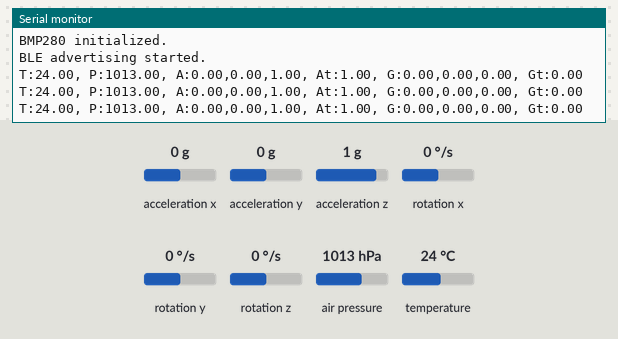
The sketch below on a simulated ESP32. On the bench: the last lines printed to the serial monitor. Inputs (shaded band) come from the test bench; at power-on: acceleration x 0 g, acceleration y 0 g, acceleration z 1 g, rotation x 0 °/s, rotation y 0 °/s, rotation z 0 °/s, air pressure 1013 hPa, temperature 24 °C. Nothing arrives over Bluetooth unless stated; a phone connects over Bluetooth LE 3 s after start.

Above: at 1.2 s.
1.3 s: acceleration x set to -1.4 g
At 1.9 s:
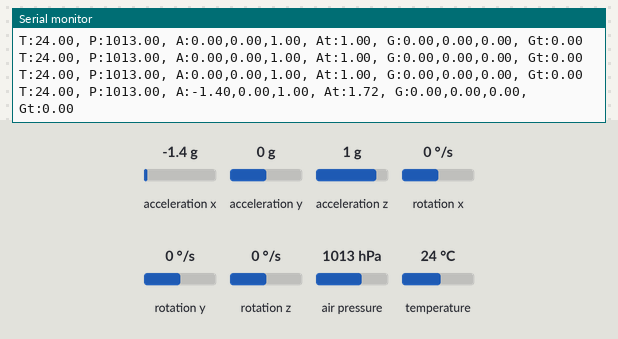
2.8 s: acceleration y set to -1.4 g
At 3.5 s:
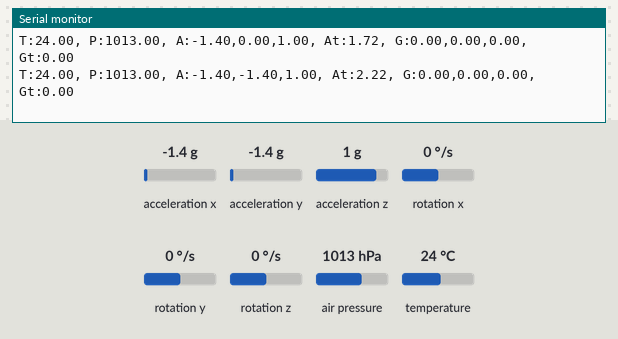
4.3 s: acceleration z set to -1.4 g
At 5.0 s:
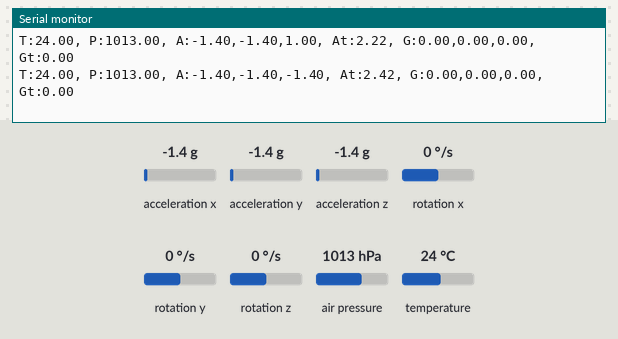
5.8 s: rotation x set to -192 °/s
At 6.5 s:
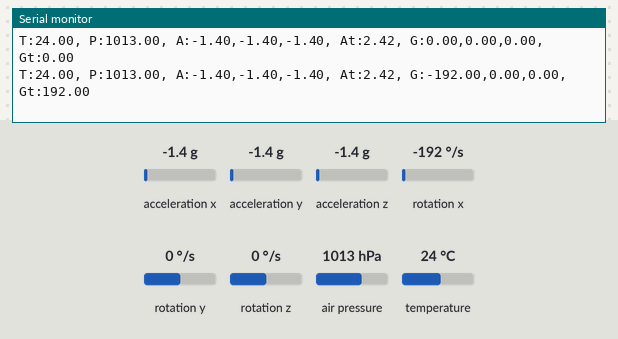
7.3 s: rotation y set to -192 °/s
At 8.0 s:
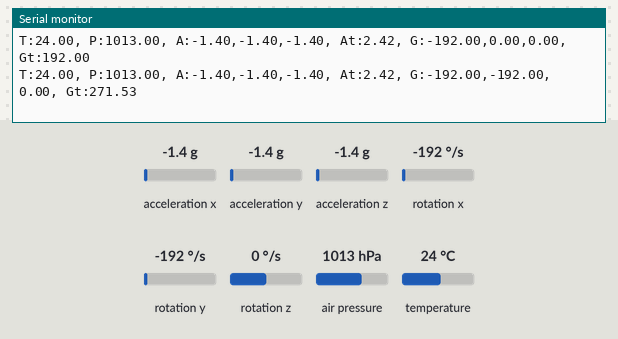
Timing chart, 0 to 9.8 s (numbered marks = the images above; inputs shaded):
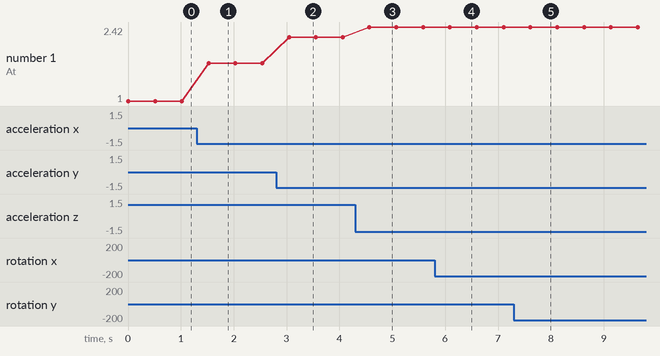

Measured:
- after the input at 1.3 s, the serial monitor: prints a new line after 0.23 s (image 1)
- after the input at 2.8 s, the serial monitor: prints a new line after 0.25 s (image 2)
- after the input at 4.3 s, the serial monitor: prints a new line after 0.27 s (image 3)
- after the input at 5.8 s, the serial monitor: prints a new line after 0.29 s (image 4)
- after the input at 7.3 s, the serial monitor: prints a new line after 0.31 s (image 5)
- plotted number 1: 1 → 1.72 after the input at 1.3 s, 1.72 → 2.22 after the input at 2.8 s, 2.22 → 2.42 after the input at 4.3 s

The sketch:

sketch_feb21a.ino
```cpp
#include <Wire.h>
#include <MPU9250_asukiaaa.h>
#include <Adafruit_BMP280.h>
#include <BLEDevice.h>
#include <BLEUtils.h>
#include <BLEServer.h>

// Sensor objects
MPU9250_asukiaaa mpu;
Adafruit_BMP280 bmp;

// BLE service & characteristic UUIDs (must match Flutter)
#define SERVICE_UUID        "4fafc201-1fb5-459e-8fcc-c5c9c331914b"
#define CHARACTERISTIC_UUID "beb5483e-36e1-4688-b7f5-ea07361b26a8"

BLECharacteristic *pCharacteristic;
bool bmpAvailable = false;

// Create custom server callbacks to handle disconnect events
class MyServerCallbacks : public BLEServerCallbacks {
  void onConnect(BLEServer* pServer) {
    // Connection established; you can add additional code here if needed.
  }

  void onDisconnect(BLEServer* pServer) {
    // Restart advertising when a device disconnects
    BLEDevice::startAdvertising();
    Serial.println("Device disconnected, restarting advertising...");
  }
};

void setup() {
  Serial.begin(115200);
  Wire.begin(4,5);  // ESP32 default: SDA=21, SCL=22

  // Initialize BMP280 – try 0x76 (or 0x77 if needed)
  if (!bmp.begin(0x76)) {
    Serial.println("BMP280 sensor not found!");
    bmpAvailable = false;
  } else {
    Serial.println("BMP280 initialized.");
    bmpAvailable = true;
  }

  // Initialize MPU9250 sensors
  mpu.beginAccel();
  mpu.beginGyro();
  mpu.beginMag();

  // Set up BLE
  BLEDevice::init("ESP32_GY91");
  BLEServer *pServer = BLEDevice::createServer();
  // Set the custom callbacks for connection/disconnection events.
  pServer->setCallbacks(new MyServerCallbacks());

  BLEService *pService = pServer->createService(SERVICE_UUID);
  pCharacteristic = pService->createCharacteristic(
                      CHARACTERISTIC_UUID,
                      BLECharacteristic::PROPERTY_READ | BLECharacteristic::PROPERTY_NOTIFY
                    );
  pService->start();

  BLEAdvertising *pAdvertising = BLEDevice::getAdvertising();
  pAdvertising->addServiceUUID(SERVICE_UUID);
  pAdvertising->start();

  Serial.println("BLE advertising started.");
}

void loop() {
  // Update MPU9250 readings
  mpu.accelUpdate();
  mpu.gyroUpdate();
  mpu.magUpdate();

  // Read accelerometer
  float ax = mpu.accelX();
  float ay = mpu.accelY();
  float az = mpu.accelZ();
  float accelTotal = sqrt(ax * ax + ay * ay + az * az);

  // Read gyroscope
  float gx = mpu.gyroX();
  float gy = mpu.gyroY();
  float gz = mpu.gyroZ();
  float gyroTotal = sqrt(gx * gx + gy * gy + gz * gz);

  // Read BMP280 (if available)
  float temperature = 0.0;
  float pressure = 0.0;
  if (bmpAvailable) {
    temperature = bmp.readTemperature();
    pressure = bmp.readPressure() / 100.0; // Convert Pa to hPa
  }

  // Build complete sensor data string with newline delimiter.
  String sensorData = "T:" + String(temperature, 2) + ", " +
                      "P:" + String(pressure, 2) + ", " +
                      "A:" + String(ax, 2) + "," + String(ay, 2) + "," + String(az, 2) + ", " +
                      "At:" + String(accelTotal, 2) + ", " +
                      "G:" + String(gx, 2) + "," + String(gy, 2) + "," + String(gz, 2) + ", " +
                      "Gt:" + String(gyroTotal, 2) + "\n";

  pCharacteristic->setValue(sensorData.c_str());
  pCharacteristic->notify();
  Serial.println(sensorData);  // Debug output

  delay(500);
}
```
